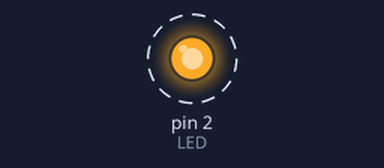
Recording of a sketch running on a simulated Arduino Uno, built with avr-gcc and run on an emulated ATmega328P. Parts: output pins drawn as LEDs (lit = HIGH). Dashed ring = blinking. What the sketch prints to the serial monitor is not drawn.

Above: at 0.5 s.
Timing chart, 0 to 4.6 s (numbered marks = the images above):
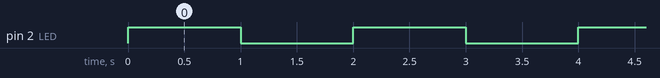

The sketch:

TestCode.ino
```cpp
int LED = 2;

void setup()
{
  pinMode (LED, OUTPUT);
  // initialize serial communication at 9600 bits per second:
  Serial.begin(9600);
}

void loop()
{

  //LED Blink
  digitalWrite(LED, HIGH);
  delay(1000);
  digitalWrite(LED, LOW);
  Serial.println ("potato"); //testing serial print is working
  delay(1000);
}
```

Measured:
- by itself, pin 2 (LED): alternates HIGH for 1.0 s and LOW for 1.0 s
